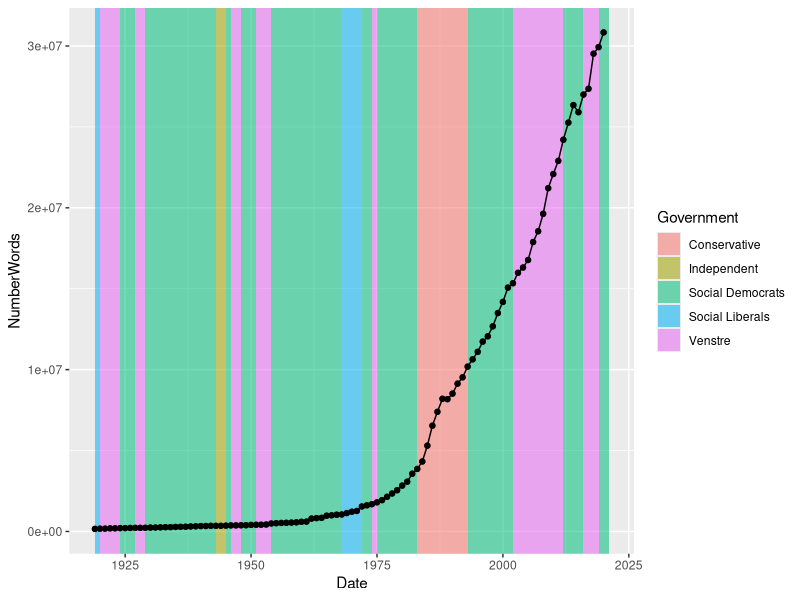

This chart was generated by the following R code:
## ---- chunk 1
library(ggplot2)
setwd("/Users/joergensen/Documents/DTU_Mat_Tek/4.semester/02417_TimeSeriesAnalysis/Assignment_3_Laws")
data <- read.csv(file = 'DataAssignment3.csv')
parti_color=data$Government
parti_color[data$Government=="Social Democrats"]='#b02424'
parti_color[data$Government=="Venstre"]='#304c74'
parti_color[data$Government=="Conservative"]='#90a424'
parti_color[data$Government=="Social Liberals"]='green'
parti_color[data$Government=="Independent"]='yellow'
head(data)
## ---- chunk 2
plot = ggplot()+geom_point(data=data, aes(x=Date,y=NumberWords))+
       geom_rect(data=data,aes(xmin = Date, xmax = Date+1,
                 ymin = -Inf, ymax = Inf,fill=Government),alpha=0.55)+
       geom_point(data=data, aes(x=Date,y=NumberWords))+
       geom_line(data=data, aes(x=Date,y=NumberWords))
plot

## ---- chunk 3
1919:5:2020
